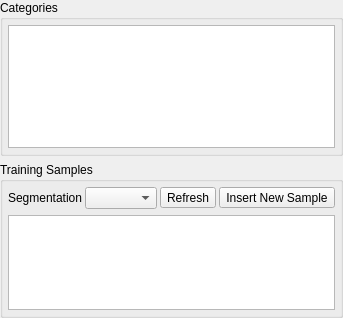
<?xml version="1.0" encoding="UTF-8"?>
<ui version="4.0">
 <class>CDTTrainingSamplesForm</class>
 <widget class="QWidget" name="CDTTrainingSamplesForm">
  <property name="geometry">
   <rect>
    <x>0</x>
    <y>0</y>
    <width>212</width>
    <height>318</height>
   </rect>
  </property>
  <property name="windowTitle">
   <string>Form</string>
  </property>
  <layout class="QVBoxLayout" name="verticalLayout_2">
   <property name="leftMargin">
    <number>0</number>
   </property>
   <property name="topMargin">
    <number>0</number>
   </property>
   <property name="rightMargin">
    <number>0</number>
   </property>
   <property name="bottomMargin">
    <number>0</number>
   </property>
   <item>
    <widget class="QGroupBox" name="groupBox">
     <property name="sizePolicy">
      <sizepolicy hsizetype="Preferred" vsizetype="Preferred">
       <horstretch>0</horstretch>
       <verstretch>1</verstretch>
      </sizepolicy>
     </property>
     <property name="title">
      <string>Categories</string>
     </property>
     <layout class="QVBoxLayout" name="verticalLayout">
      <property name="leftMargin">
       <number>5</number>
      </property>
      <property name="topMargin">
       <number>5</number>
      </property>
      <property name="rightMargin">
       <number>5</number>
      </property>
      <property name="bottomMargin">
       <number>5</number>
      </property>
      <item>
       <widget class="QTableView" name="tableView">
        <property name="selectionMode">
         <enum>QAbstractItemView::SingleSelection</enum>
        </property>
        <property name="selectionBehavior">
         <enum>QAbstractItemView::SelectRows</enum>
        </property>
       </widget>
      </item>
     </layout>
    </widget>
   </item>
   <item>
    <widget class="QGroupBox" name="groupBox_2">
     <property name="sizePolicy">
      <sizepolicy hsizetype="Preferred" vsizetype="Preferred">
       <horstretch>0</horstretch>
       <verstretch>1</verstretch>
      </sizepolicy>
     </property>
     <property name="title">
      <string>Training Samples</string>
     </property>
     <layout class="QVBoxLayout" name="verticalLayout_3">
      <property name="leftMargin">
       <number>5</number>
      </property>
      <property name="topMargin">
       <number>5</number>
      </property>
      <property name="rightMargin">
       <number>5</number>
      </property>
      <property name="bottomMargin">
       <number>5</number>
      </property>
      <item>
       <layout class="QHBoxLayout" name="horizontalLayout">
        <property name="spacing">
         <number>3</number>
        </property>
        <item>
         <widget class="QLabel" name="label">
          <property name="sizePolicy">
           <sizepolicy hsizetype="Fixed" vsizetype="Preferred">
            <horstretch>0</horstretch>
            <verstretch>0</verstretch>
           </sizepolicy>
          </property>
          <property name="text">
           <string>Segmentation</string>
          </property>
         </widget>
        </item>
        <item>
         <widget class="QComboBox" name="comboBox"/>
        </item>
        <item>
         <widget class="QToolButton" name="toolButtonRefresh">
          <property name="text">
           <string>Refresh</string>
          </property>
          <property name="icon">
           <iconset resource="../resource.qrc">
            <normaloff>:/Icon/refresh.png</normaloff>:/Icon/refresh.png</iconset>
          </property>
         </widget>
        </item>
        <item>
         <widget class="QToolButton" name="toolButtonNewSample">
          <property name="text">
           <string>Insert New Sample</string>
          </property>
          <property name="icon">
           <iconset resource="../resource.qrc">
            <normaloff>:/Icon/add.png</normaloff>:/Icon/add.png</iconset>
          </property>
         </widget>
        </item>
       </layout>
      </item>
      <item>
       <widget class="QTableView" name="tableView2"/>
      </item>
     </layout>
    </widget>
   </item>
  </layout>
  <action name="actionInsert">
   <property name="enabled">
    <bool>false</bool>
   </property>
   <property name="icon">
    <iconset resource="../resource.qrc">
     <normaloff>:/Icon/plus.png</normaloff>:/Icon/plus.png</iconset>
   </property>
   <property name="text">
    <string>Insert</string>
   </property>
  </action>
  <action name="actionRemove">
   <property name="enabled">
    <bool>false</bool>
   </property>
   <property name="icon">
    <iconset resource="../resource.qrc">
     <normaloff>:/Icon/minus.png</normaloff>:/Icon/minus.png</iconset>
   </property>
   <property name="text">
    <string>Remove</string>
   </property>
  </action>
  <action name="actionRemove_All">
   <property name="enabled">
    <bool>false</bool>
   </property>
   <property name="icon">
    <iconset resource="../resource.qrc">
     <normaloff>:/Icon/remove.png</normaloff>:/Icon/remove.png</iconset>
   </property>
   <property name="text">
    <string>Remove All</string>
   </property>
  </action>
  <action name="actionEdit">
   <property name="checkable">
    <bool>true</bool>
   </property>
   <property name="icon">
    <iconset resource="../resource.qrc">
     <normaloff>:/Icon/edit.png</normaloff>:/Icon/edit.png</iconset>
   </property>
   <property name="text">
    <string>Edit</string>
   </property>
  </action>
  <action name="actionRevert">
   <property name="enabled">
    <bool>false</bool>
   </property>
   <property name="icon">
    <iconset resource="../resource.qrc">
     <normaloff>:/Icon/revert.png</normaloff>:/Icon/revert.png</iconset>
   </property>
   <property name="text">
    <string>Revert</string>
   </property>
  </action>
  <action name="actionSubmit">
   <property name="enabled">
    <bool>false</bool>
   </property>
   <property name="icon">
    <iconset resource="../resource.qrc">
     <normaloff>:/Icon/commit.png</normaloff>:/Icon/commit.png</iconset>
   </property>
   <property name="text">
    <string>Submit</string>
   </property>
   <property name="toolTip">
    <string>Submit</string>
   </property>
  </action>
 </widget>
 <resources>
  <include location="../resource.qrc"/>
 </resources>
 <connections/>
</ui>
